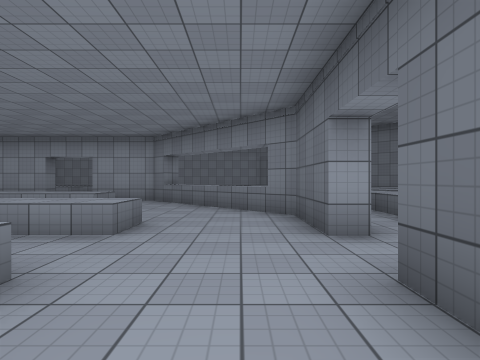
view 1 (above)

24 first-person views from a walk through a Unity game level. The camera is 1.3 m above the floor, looks level and sees 80° across. The floor is counted in squares, 2 m on a side. Each view is taken from the middle of a square. On the plan, view 1 faces up. The plan holds only what a view shows up to about 9 squares ahead; the rest is blank. The place goes on beyond the plan. The player character is not drawn. Surface patterns are stand-ins for the level's own textures.

view 2
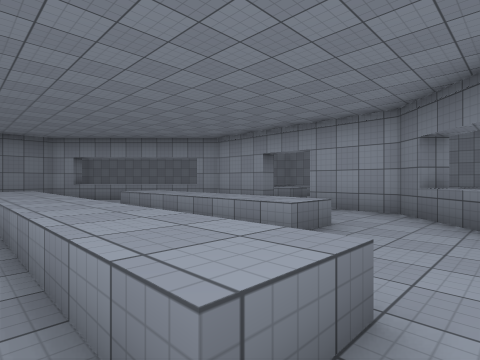

view 3
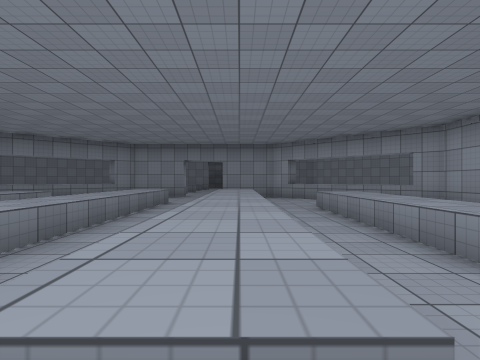

view 4
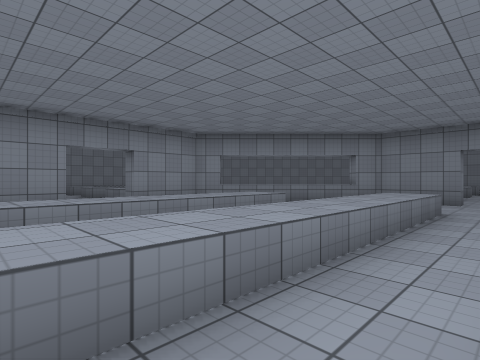

view 5
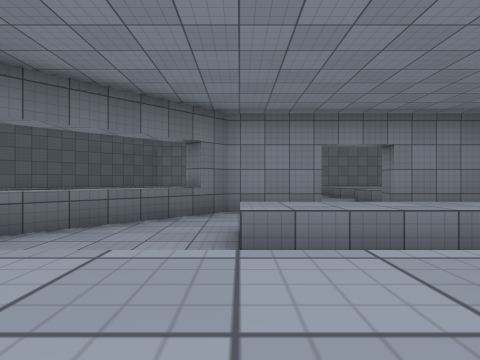

view 6
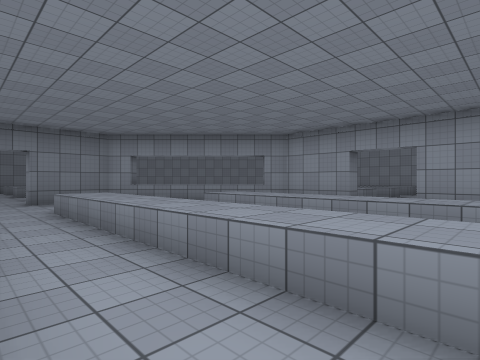

view 7
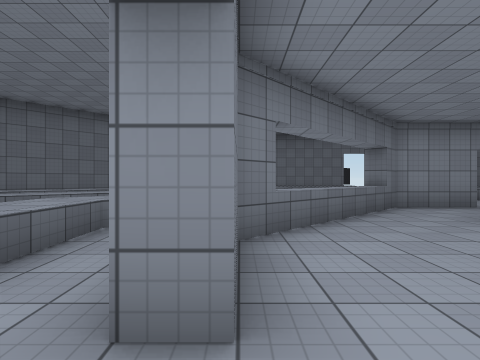

view 8
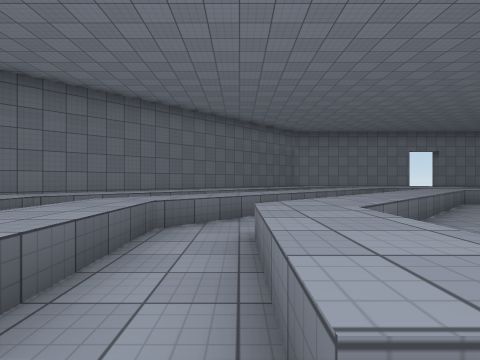

view 9
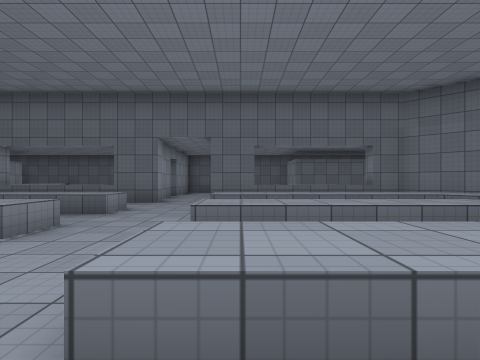

view 10
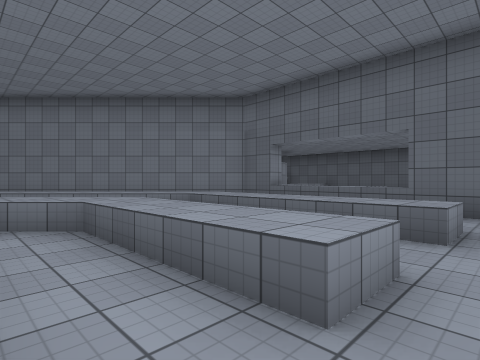

view 11
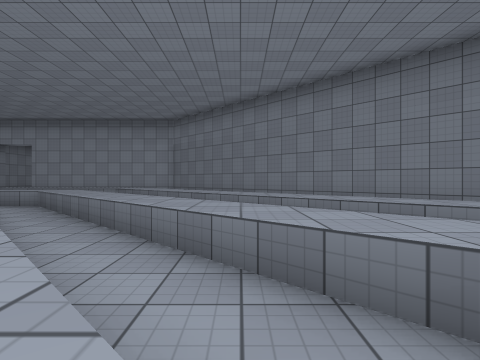

view 12
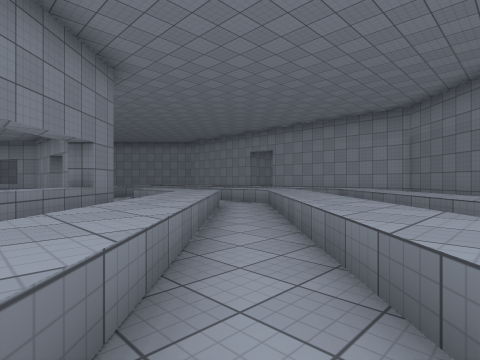

view 13
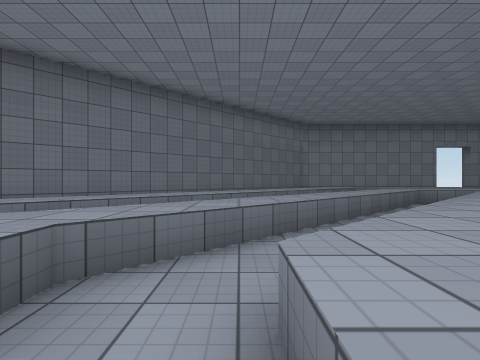

view 14
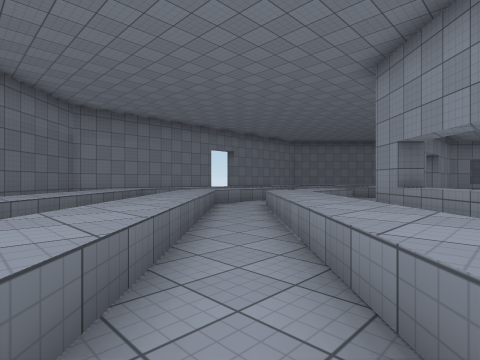

view 15
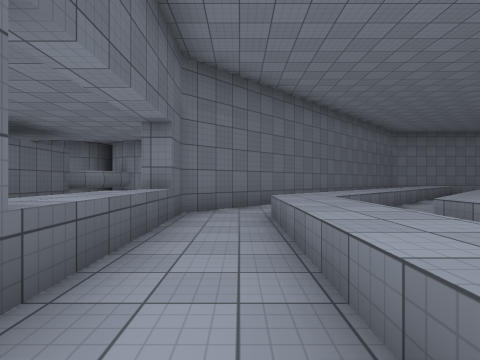

view 16
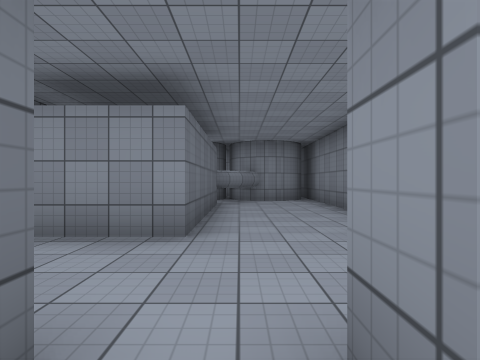

view 17
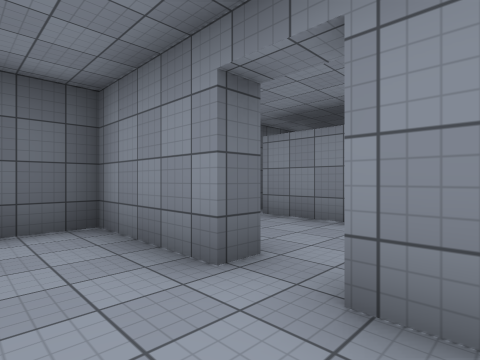

view 18
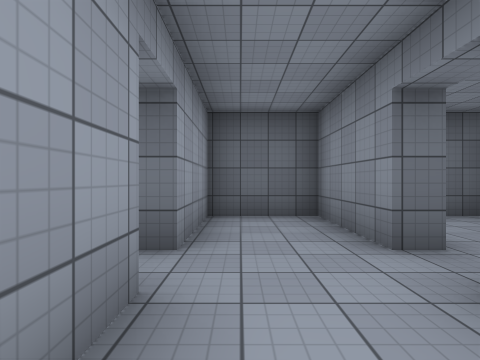

view 19
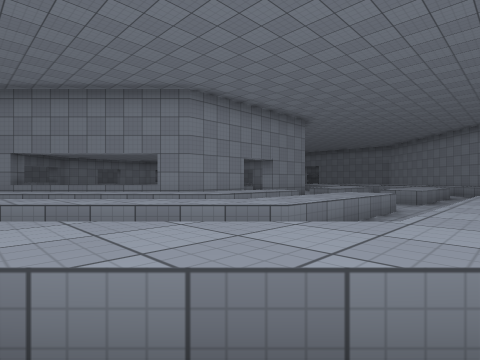

view 20
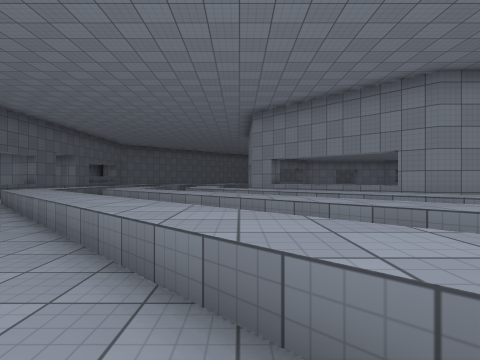

view 21
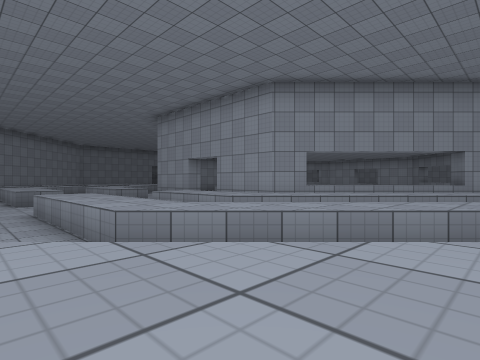

view 22
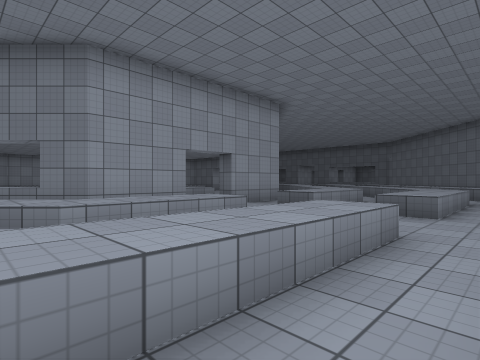

view 23
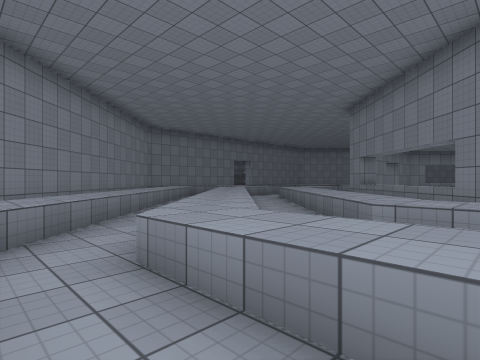

view 24
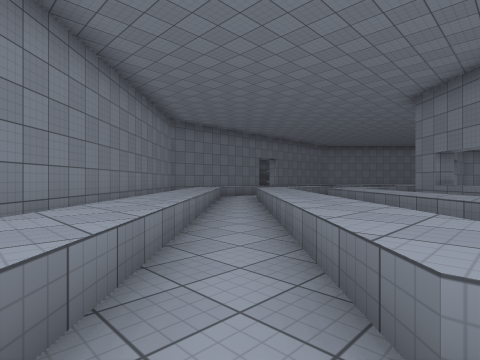

### Floor plan
Key: @ floor where view 1 was taken; # wall or solid block; . floor; = window, fence, low wall or low ledge; ^ raised ledge.
Columns run from 18 left of view 1 to 17 right of it. Each row starts with its distance up from view 1.
 16                ^^^^..##
 15           .........^..##
 14          ^^^..^^^^..^..##
 13               ...^^..^..##
 12               ....^^..^..##
 11               ^^^^.^^..^..##
 10                  ^^.^^..^. ##
  9          ^##  ###.^^.^^..^  #
  8         ^^    ..^^.^^.^^..^ ##
  7        ^^........^^.^^.^^.^  ^
  6       #^..^^^^^^..^#.^..^.^ ^^
  5       #............#.^..^.^ ^
  4       #..^^^^^^^^..#. ..^.^..##.####
  3     ................. .............#
  2     ...............................#
  1       #  ^^^^^^^^..#.^..^.^..##.####
  0       ##        ..@#.^..^.^..^.....
 -1        ^  ^^^^^^..^^.^..^.^..^.....#
 -2     ^^  ^  ......^^.^^.^^.^.^^..## #
 -3    ^.^^..^    ..^^.^^.^^..^.#...#
 -4  ^.^^.^^..##  ###.^^.^^..^..#...#
 -5  ^^.^^.^^.    ...^^.^^..^..##...#
 -6 #=^^.^^.^^^^  ^^^^.^^..^..###...#
 -7 ##=^^.^^.....  ...^^..^  #  #.###
 -8  ##=^^.^^^^^. ^^^^^..^.
 -9   ##=^^.^^^^..^^^^..^.
-10    ##=^^...... .. .^.

Where each view was taken, in squares from view 1:
view 1: 0 up, 0 right, facing up
view 2: 3 up, 1 left, facing up-left
view 3: 4 up, 1 left, facing left
view 4: 3 up, 3 left, facing down-left
view 5: 2 up, 3 left, facing down
view 6: 2 up, 3 left, facing up-left
view 7: 3 up, 1 right, facing down
view 8: 2 up, 4 right, facing down
view 9: 1 up, 2 right, facing right
view 10: 3 up, 4 right, facing up-right
view 11: 6 up, 4 right, facing up
view 12: 7 up, 4 right, facing up-left
view 13: 0 up, 4 right, facing down
view 14: 2 down, 4 right, facing down-left
view 15: 2 up, 9 right, facing down
view 16: 2 up, 13 right, facing down
view 17: 3 up, 12 right, facing down-right
view 18: 3 up, 11 right, facing right
view 19: 16 up, 2 right, facing down-left
view 20: 16 up, 2 right, facing down
view 21: 10 down, 2 right, facing up-left
view 22: 10 down, 10 left, facing up-right
view 23: 10 down, 8 left, facing up-left
view 24: 10 down, 10 left, facing up-left
